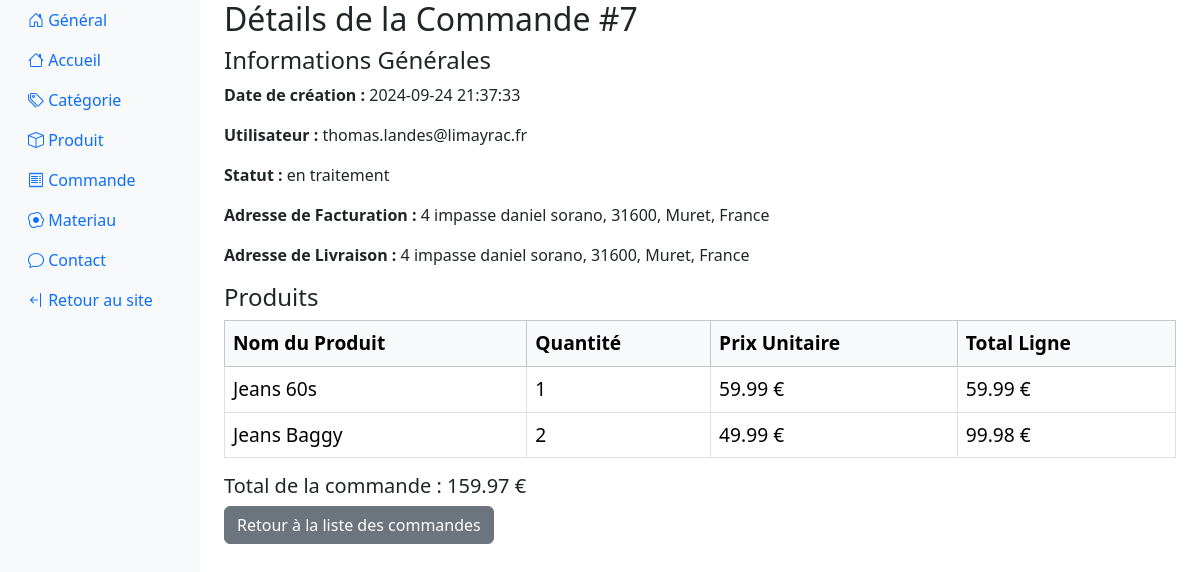
/PHP/FrontEnd/BackOffice/backoffice-commande-detail.php?id=7 (signed in), run on the app's committed database.
### tables this page shows
CREATE TABLE `commande` (
  `commande_id` int(11) NOT NULL,
  `commande_etat` varchar(30) NOT NULL DEFAULT 'En cours',
  `commande_date_crea` datetime DEFAULT NULL,
  `commande_date_envoi` datetime DEFAULT NULL,
  `adresse_livraison_id` int(11) NOT NULL,
  `adresse_facturation_id` int(11) NOT NULL,
  `paiement_id` int(11) NOT NULL,
  `utilisateur_id` int(11) NOT NULL
);

CREATE TABLE `utilisateur` (
  `utilisateur_id` int(11) NOT NULL,
  `utilisateur_email` varchar(50) DEFAULT NULL,
  `utilisateur_mdp` varchar(72) DEFAULT NULL,
  `utilisateur_nom` varchar(75) DEFAULT NULL,
  `utilisateur_prenom` varchar(75) DEFAULT NULL,
  `utilisateur_tel` varchar(10) DEFAULT NULL,
  `utilisateur_token` varchar(64) NOT NULL,
  `utilisateur_is_valide` tinyint(1) DEFAULT 0,
  `role_id` int(11) NOT NULL DEFAULT 2,
  `reset_token` varchar(64) DEFAULT NULL,
  `reset_token_expire` datetime DEFAULT NULL
);

CREATE TABLE `contenu_commande` (
  `produit_id` int(11) NOT NULL,
  `commande_id` int(11) NOT NULL,
  `contenu_quantite` tinyint(4) DEFAULT NULL,
  `contenu_prix_unite` decimal(15,2) DEFAULT NULL
);

CREATE TABLE `produit` (
  `produit_id` int(11) NOT NULL,
  `produit_nom` varchar(50) DEFAULT NULL,
  `produit_desc` varchar(200) DEFAULT NULL,
  `produit_prix` decimal(5,2) DEFAULT NULL,
  `produit_stock` tinyint(4) DEFAULT NULL,
  `produit_highlander` tinyint(1) NOT NULL DEFAULT 0,
  `ordre_highlander` int(11) NOT NULL,
  `categorie_id` int(11) NOT NULL
);

### PHP/FrontEnd/BackOffice/backoffice-commande-detail.php (the view, shortened to what this page needs)
<?php
include '../../Fonction/element.php';
$dbh = connexion_bdd();
$commande_id = $_GET['id'];
$sql = "
SELECT
    c.commande_id,
    c.commande_date_crea,
    c.commande_etat,
    SUM(cc.contenu_prix_unite * cc.contenu_quantite) AS total,
    CONCAT(af.adresse_rue, ', ', af.adresse_region, ', ', af.adresse_ville, ', ', af.adresse_pays) AS adresse_facturation,
    CONCAT(al.adresse_rue, ', ', al.adresse_region, ', ', al.adresse_ville, ', ', al.adresse_pays) AS adresse_livraison,
    u.utilisateur_email
FROM
    commande c
JOIN
    contenu_commande cc ON c.commande_id = cc.commande_id
JOIN
    adresse af ON c.adresse_facturation_id = af.adresse_id
JOIN
    adresse al ON c.adresse_livraison_id = al.adresse_id
JOIN
    utilisateur u ON c.utilisateur_id = u.utilisateur_id
WHERE
    c.commande_id = :commande_id
GROUP BY
    c.commande_id
";
$stmt = $dbh->prepare($sql);
$stmt->bindParam(':commande_id', $commande_id, PDO::PARAM_INT);
$stmt->execute();
$commande = $stmt->fetch(PDO::FETCH_ASSOC);
$sqlProduits = "
SELECT
    p.produit_nom,
    cc.contenu_quantite,
    cc.contenu_prix_unite,
    (cc.contenu_prix_unite * cc.contenu_quantite) AS total_ligne
FROM
    contenu_commande cc
JOIN
    produit p ON cc.produit_id = p.produit_id
WHERE
    cc.commande_id = :commande_id
";
$stmtProduits = $dbh->prepare($sqlProduits);
$stmtProduits->bindParam(':commande_id', $commande_id, PDO::PARAM_INT);
$stmtProduits->execute();
$produits = $stmtProduits->fetchAll(PDO::FETCH_ASSOC);
?>
<!doctype html>
<html lang="fr">
<head>
</head>
<body>
    <h1 class="h2">Détails de la Commande #<?php echo htmlspecialchars($commande['commande_id']); ?></h1>
    <h2 class="h4">Informations Générales</h2>
    <p><strong>Date de création :</strong> <?php echo htmlspecialchars($commande['commande_date_crea']); ?></p>
    <p><strong>Utilisateur :</strong> <?php echo htmlspecialchars($commande['utilisateur_email']); ?></p>
    <p><strong>Statut :</strong> <?php echo htmlspecialchars($commande['commande_etat']); ?></p>
    <p><strong>Adresse de Facturation :</strong> <?php echo htmlspecialchars($commande['adresse_facturation']); ?></p>
    <p><strong>Adresse de Livraison :</strong> <?php echo htmlspecialchars($commande['adresse_livraison']); ?></p>
    <h2 class="h4">Produits</h2>
    <table class="table table-bordered table-hover BO_Tableau">
        <thead class="table-light">
        <tr>
            <th scope="col">Nom du Produit</th>
            <th scope="col">Quantité</th>
            <th scope="col">Prix Unitaire</th>
            <th scope="col">Total Ligne</th>
        </tr>
        </thead>
        <tbody>
        <?php foreach ($produits as $produit): ?>
            <tr>
                <td><?php echo htmlspecialchars($produit['produit_nom']); ?></td>
                <td><?php echo htmlspecialchars($produit['contenu_quantite']); ?></td>
                <td><?php echo number_format($produit['contenu_prix_unite'], 2); ?> €</td>
                <td><?php echo number_format($produit['total_ligne'], 2); ?> €</td>
            </tr>
        <?php endforeach; ?>
        </tbody>
    </table>
    <h3 class="h5">Total de la commande : <?php echo number_format($commande['total'], 2); ?> €</h3>
    <a href="backoffice-commande.php" class="btn btn-secondary">Retour à la liste des commandes</a>
</div>
</body>
</html>

### data on the page
commande: commande_date_crea "2024-09-24 21:37:33", utilisateur.utilisateur_email "thomas.landes@limayrac.fr", commande_etat "en traitement"
contenu_commande: produit.produit_nom "Jeans 60s", contenu_quantite "1", contenu_prix_unite "59.99", total_ligne "59.99"
contenu_commande: produit.produit_nom "Jeans Baggy", contenu_quantite "2", contenu_prix_unite "49.99", total_ligne "99.98"

### other printed values
$commande['adresse_facturation'] "4 impasse daniel sorano, 31600, Muret, France"
$commande['adresse_livraison'] "4 impasse daniel sorano, 31600, Muret, France"
$commande['total'] "159.97"
